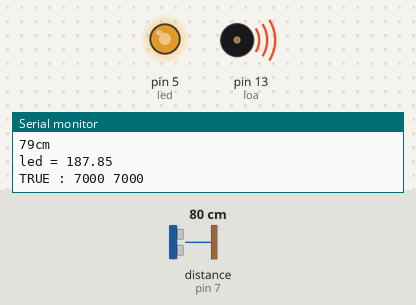
This sketch was run on a simulated Arduino Uno, built with avr-gcc and run on an emulated ATmega328P. On the bench: output pins drawn as LEDs (lit = HIGH), buzzer (waves = sounding), the last lines printed to the serial monitor. Wiring (inferred from the names in the program): ultrasonic range finder: trigger pin 8; echo pin 7. The test bench sets the inputs (shaded band); at power-on: distance to the obstacle (sensor on pin 7) 80 cm. The echo pulse lasts 58.3 µs per cm; pins used as bus, display or sensor lines are not drawn.

Above: at 9.8 s.
9.9 s: distance to the obstacle (sensor on pin 7) set to 2 cm
At 17.9 s:
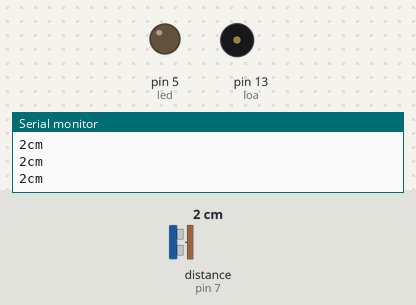
18.5 s: distance to the obstacle (sensor on pin 7) set to 35 cm
At 22.3 s:
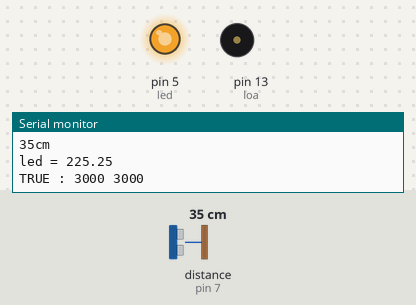
28.0 s: distance to the obstacle (sensor on pin 7) set to 250 cm
At 31.2 s:
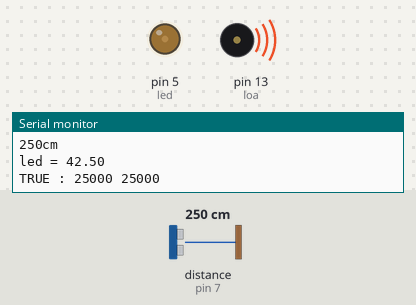
Timing chart, 0 to 83.0 s (numbered marks = the images above; inputs shaded):
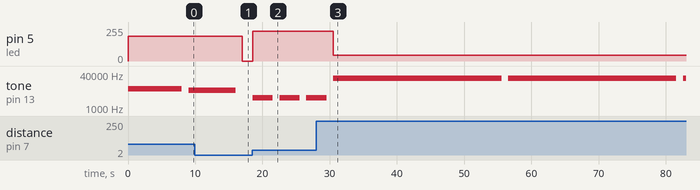

Measured:
- after the input at 9.9 s, pin 5 (led): 187/255 → 0/255 after 7.1 s; tone on pin 13 (loa): goes on until 16.0 s, then stays silent
- after the input at 18.5 s, pin 5 (led): 0/255 → 225/255 at once; tone on pin 13 (loa): alternates 3000 Hz for 3.0 s and silent for 1.0 s, starting at once
- after the input at 28.0 s, pin 5 (led): 225/255 → 42/255 after 2.6 s; tone on pin 13 (loa): alternates 25000 Hz for 25.0 s and silent for 1.0 s, starting after 2.6 s

The sketch:

cambien_sieuam.ino
```cpp
const int trig = 8;     // chân trig của HC-SR04
const int echo = 7;     // chân echo của HC-SR04
const int loa = 13;     // chân cho loa
const int led = 5;     // chân cho led
int new_time ;
int new_frequency ;
float ledValue;
void setup() {
  // put your setup code here, to run once:
  Serial.begin(9600);     // giao tiếp Serial với baudrate 960
  pinMode(trig, OUTPUT); // chân trig sẽ phát tín hiệu
  pinMode(echo, INPUT);   // chân echo sẽ nhận tín hiệu
  pinMode(loa, OUTPUT);
  pinMode(led, OUTPUT);
}

// tone(pin, frequency, duration);
void loop() {
  // put your main code here, to run repeatedly:
  unsigned long duration; // biến đo thời gia
  int distance; // biến lưu khoảng các

  digitalWrite(trig, 0); // tắt chân tri
  delayMicroseconds(2);
  digitalWrite(trig, 1); // phát xung từ chân tri
  delayMicroseconds(5); // xung có độ dài 5 microSecond
  digitalWrite(trig, 0); // tắt chân trig

  //Tính toán thời gian
  //đo độ rộng xung HIGH ở chân echo
  duration = pulseIn(echo, HIGH);
  //Tính khoảng cách
  distance = int(duration / 2 / 29.1); // đo bằng âm thanh 340m/s

  Serial.print(distance);
  Serial.println("cm");
  if (distance < 300 && distance >= 30 )
  {

    ledValue = (300 - float(distance)) * 255 / 300 ;
    Serial.println("led = " + String(ledValue));

    new_time = 1000 * int(distance / 10) ;
    new_frequency = 1000 * int(distance / 10);
    Serial.println("TRUE : " + String(new_time) + " "  + String(new_frequency) );
    tone(13, new_frequency, new_time);
    //digitalWrite(13,HIGH);
    //digitalWrite(12,HIGH);
    analogWrite(led, ledValue);
    delay(new_time);
    digitalWrite(loa, LOW);
    delay(1000);
    //
  }
  else
  {
    digitalWrite(loa, LOW);
    digitalWrite(led, LOW);
  }

}
```
